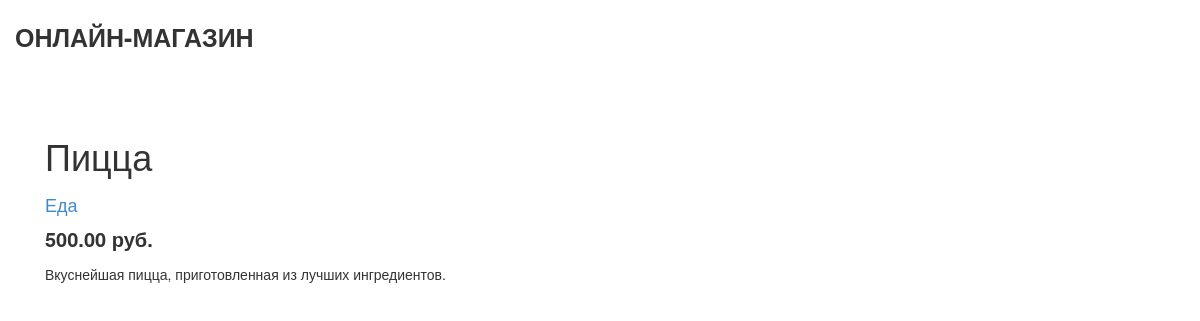
Screenshot of /3/picca/ with the database file from the repository.
### core_shop/models.py (models this page shows, shortened)
class Product(models.Model):
    category = models.ForeignKey(Category, related_name='products', verbose_name="Категория")
    name = models.CharField(max_length=255, unique=True, verbose_name="Название")
    slug = models.SlugField(max_length=255, unique=True, help_text='Unique value for product page URL, '
                                                                   'created from name.')
    description = models.TextField(blank=True, verbose_name="Описание")
    price = models.DecimalField(max_digits=10, decimal_places=2, verbose_name="Цена")
    count = models.PositiveIntegerField(verbose_name="Количество на складе")
    available = models.BooleanField(default=True, verbose_name="Доступен")
    created_at = models.DateTimeField(auto_now_add=True)
    updated_at = models.DateTimeField(auto_now=True)
    class Meta:
        db_table = 'products'
        ordering = ['name']
        index_together = [['id', 'slug']]

class Category(models.Model):
    name = models.CharField(max_length=50)
    slug = models.SlugField(max_length=50, unique=True, help_text='Unique value for product page URL, '
                                                                  'created from name.')
    class Meta:
        db_table = 'categories'
        ordering = ['name']
        verbose_name = 'Категория'
        verbose_name_plural = 'Categories'
    def __unicode__(self):
        return self.name
    def get_absolute_url(self):
        return reverse('core_shop:product_list_by_category', args=[self.slug])

### core_shop/views.py (the view)
# urls.py: url(r'^(?P<id>\d+)/(?P<slug>[-\w]+)/$', views.product_detail, name='product_detail')
def product_detail(request, id, slug):
    product = get_object_or_404(Product, id=id, slug=slug, available=True)
    return render(request, 'shop/product/detail.html', {'product': product})

### core_shop/templates/shop/product/detail.html (shortened to what this page needs)
{% extends 'shop/base.html' %}
{% load static %}
{% block content %}
<div class="product-detail">
    <div class="col-sm-8">
        <h1>{{ product.name }}</h1>
        <h2><a href="{{ product.category.get_absolute_url }}">{{ product.category }}</a></h2>
        <p class="price">{{ product.price }} руб. </p>
        <span>{{ product.description | linebreaks }}</span>
    </div>
</div>
{% endblock %}

### core_shop/static/css/style.css (style rules this page uses)
.product-detail { margin-top: 40px; }
.price { font-weight: 600; font-size: 20px; }
.product-detail h2 { font-size: 18px; }

### rows the page displays
Product: name "Пицца", category "Еда", price "500.00", description "Вкуснейшая пицца, приготовленная из лучших ингредиентов."
